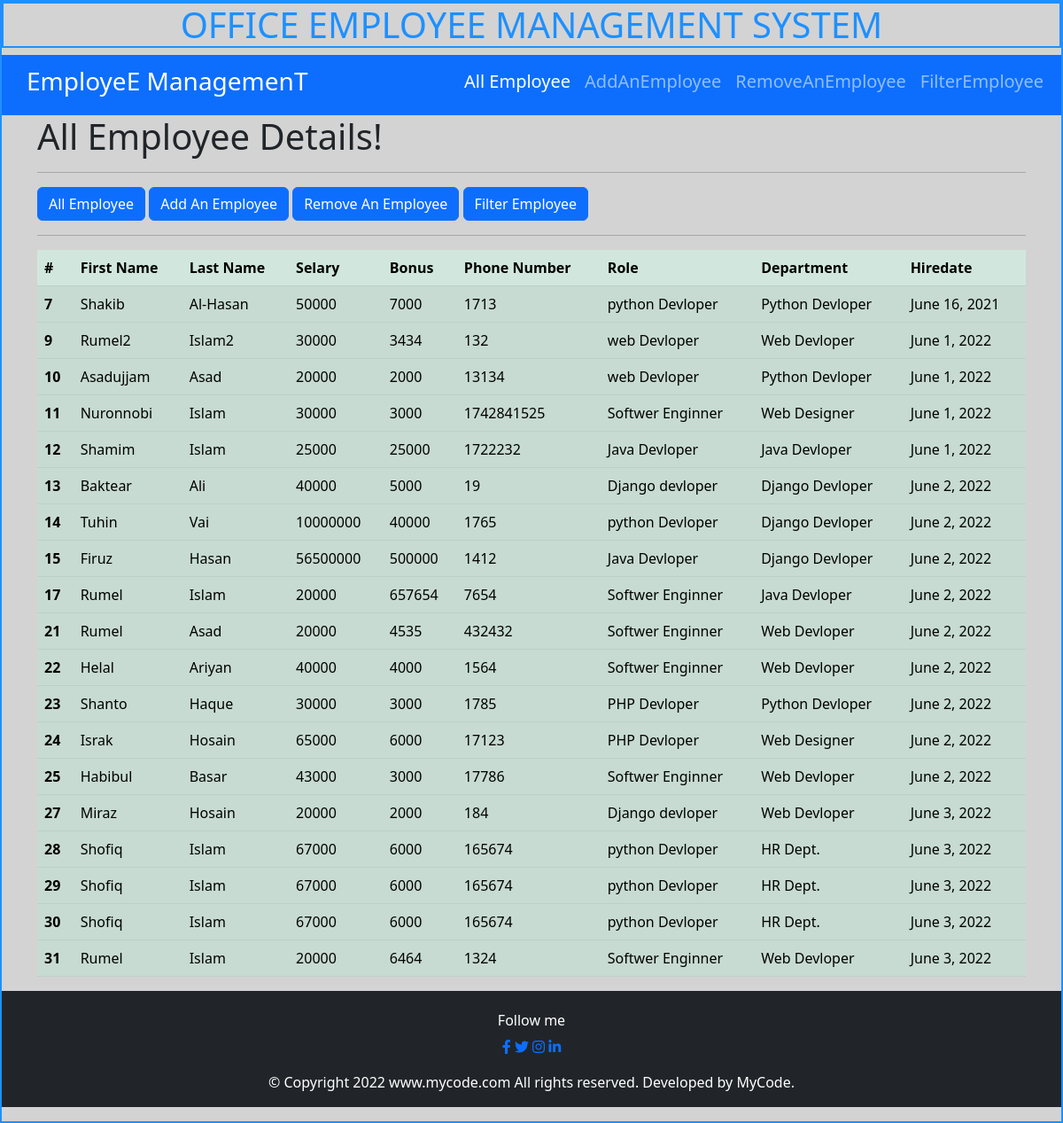
The page /all_emp on the database as committed earlier.
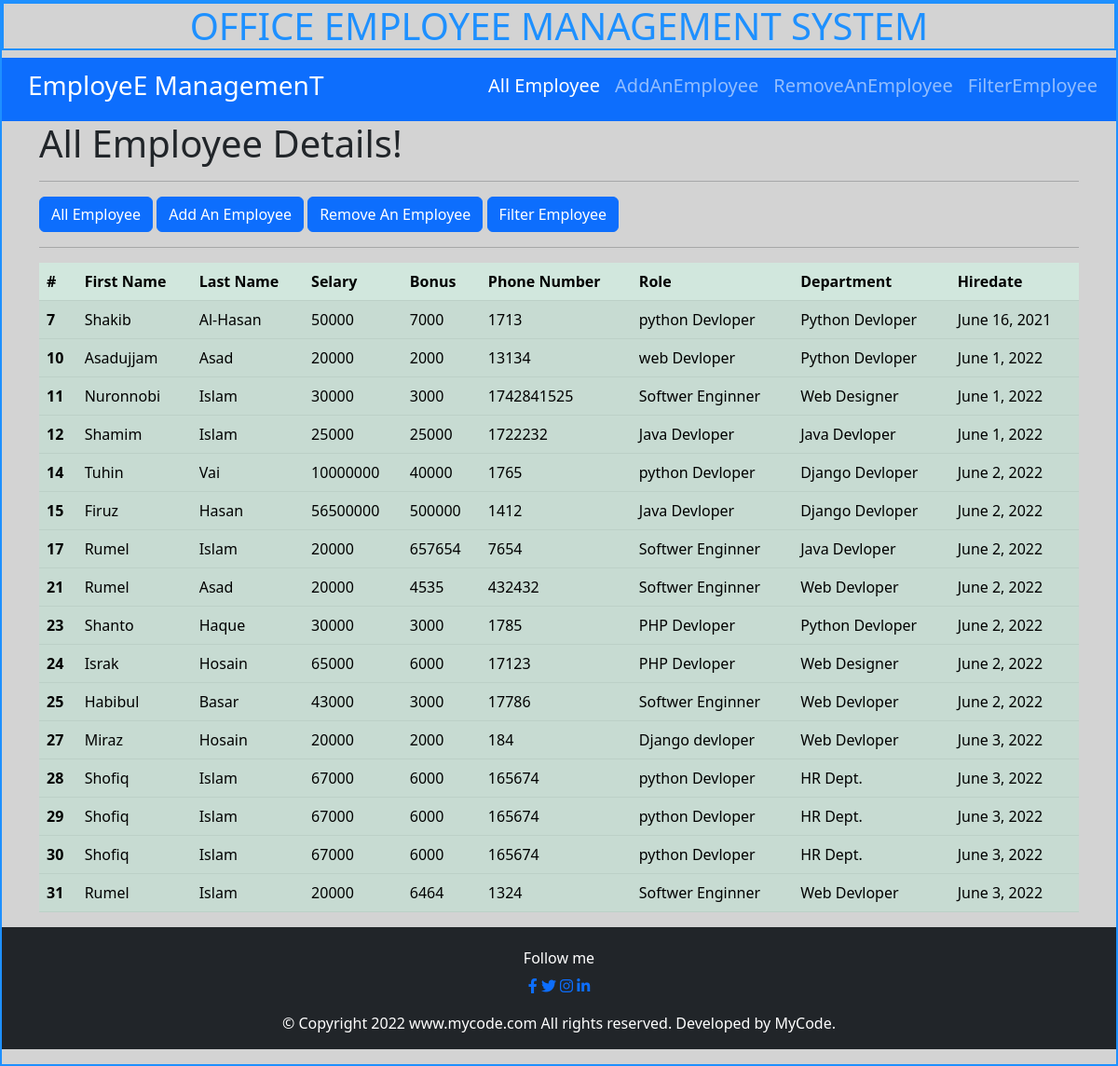
The same page on the database as committed later.
### emp_app/models.py (models this page shows, shortened)
class Employee(models.Model):
    first_name = models.CharField(max_length=100, null=False)
    last_name = models.CharField(max_length=100)
    dept = models.ForeignKey(Department, on_delete=models.CASCADE)
    salary = models.IntegerField(default=0)
    bonus = models.IntegerField(default=0)
    role = models.ForeignKey(Role, on_delete=models.CASCADE)
    phone = models.IntegerField(default=0)
    hire_date = models.DateField()
    def __str__(self):
        return "%s %s %s" %(self.first_name, self.last_name, self.phone)

class Role(models.Model):
    name = models.CharField(max_length=100, null=False)

class Department(models.Model):
    first_name = models.CharField(max_length=100, null=False)
    last_name = models.CharField(max_length=30)

### emp_app/views.py (the view)
# urls.py: path('all_emp', views.all_emp, name = 'all_emp'),
def all_emp(request):
    emps = Employee.objects.all()
    context = {
        'emps' : emps
    }
    print(context)
    return render(request, 'all_emp.html', context)

### emp_app/templates/all_emp.html (shortened to what this page needs)
{% load static %}
<!DOCTYPE html>
<html lang="en">
<head>
    <link rel="stylesheet" href="https://cdn.jsdelivr.net/npm/bootstrap@5.2.0-beta1/dist/css/bootstrap.rtl.min.css">
    <link rel="stylesheet" type="text/css" href="https://cdnjs.cloudflare.com/ajax/libs/font-awesome/6.1.1/css/all.min.css">
    <center>
      <h1 style="background-color:LightGray; border:2px solid DodgerBlue; color:DodgerBlue;">OFFICE   EMPLOYEE   MANAGEMENT   SYSTEM</h1>
      </center>
    <nav class="navbar navbar-expand-lg navbar-dark bg-primary">
  <div class="container-fluid">
    <a class="navbar-brand" href="/"><h3>EmployeE ManagemenT</h3></a>
    <div class="collapse navbar-collapse" id="navbarScroll">
      <ul class="navbar-nav me-auto my-2 my-lg-0 navbar-nav-scroll" style="--bs-scroll-height: 100px;">
        <li class="nav-item">
          <a class="nav-link active" aria-current="page" href="/all_emp"><h5>All Employee</h5></a>
        </li>
        <li class="nav-item">
          <a class="nav-link" href="/add_emp"><h5>AddAnEmployee</h5></a>
        </li>
          <li class="nav-item">
          <a class="nav-link" href="/remove_emp"><h5>RemoveAnEmployee</h5></a>
        </li>
          <li class="nav-item">
          <a class="nav-link" href="/filter_emp"><h5>FilterEmployee</h5></a>
        </li>
      </ul>
    </div>
  </div>
</nav>
  </head>
  <body style="background-color:LightGray; border:2px solid DodgerBlue;">
  <div class="container">
      <h1>All Employee Details!</h1>
      <hr>
      <a class="btn btn-primary" href="/all_emp" role="button">All Employee</a>
      <a class="btn btn-primary" href="/add_emp" role="button">Add An Employee</a>
      <a class="btn btn-primary" href="/remove_emp" role="button">Remove An Employee</a>
      <a class="btn btn-primary" href="/filter_emp" role="button">Filter Employee</a>
      <hr>
    <table class="table table-success table-striped">
      <thead>
        <tr>
          <th scope="col">#</th>
          <th scope="col">First Name</th>
          <th scope="col">Last Name</th>
          <th scope="col">Selary</th>
           <th scope="col">Bonus</th>
            <th scope="col">Phone Number</th>
            <th scope="col">Role</th>
            <th scope="col">Department</th>
            <th scope="col">Hiredate</th>
        </tr>
      </thead>
        {% for emp in emps %}
      <tbody>
        <tr>
          <th scope="row">{{emp.id}}</th>
          <td>{{emp.first_name}}</td>
          <td>{{emp.last_name}}</td>
          <td>{{emp.salary}}</td>
          <td>{{emp.bonus}}</td>
          <td>{{emp.phone}}</td>
          <td>{{emp.role.name}}</td>
          <td>{{emp.dept.first_name}}</td>
          <td>{{emp.hire_date}}</td>
        </tr>
      </tbody>
        {% endfor %}
    </table>
  </div>
<footer class="bg-dark text-white position-relative">
  <center>
    <div class="footer-col"><br>
      <h6>Follow me</h6>
      <div class="social-links">
        <a href="https://www.facebook.com/mdrumel.islam.142"><i class="fab fa-facebook-f"></i></a>
        <a href="https://twitter.com/RNhors"><i class="fab fa-twitter"></i></a>
        <a href="https://www.instagram.com/rnhors/"><i class="fab fa-instagram"></i></a>
        <a href="https://www.linkedin.com/in/rumel-islam-5a1727203/"><i class="fab fa-linkedin-in"></i></a>
      </div>
    </div>
  </center>
  <p class="text-center py-3 mr-0">© Copyright 2022 www.mycode.com All rights reserved. Developed by MyCode.</p>
</footer>
  </body>
</html>

Rows that differ between the two databases and show on the page:
removed Employee: id "9", first_name "Rumel2", last_name "Islam2", salary "30000", bonus "3434", phone "132", role.name "web Devloper", dept.first_name "Web Devloper", hire_date "June 1, 2022"
removed Employee: id "13", first_name "Baktear", last_name "Ali", salary "40000", bonus "5000", phone "19", role.name "Django devloper", dept.first_name "Django Devloper", hire_date "June 2, 2022"
removed Employee: id "22", first_name "Helal", last_name "Ariyan", salary "40000", bonus "4000", phone "1564", role.name "Softwer Enginner", dept.first_name "Web Devloper", hire_date "June 2, 2022"
